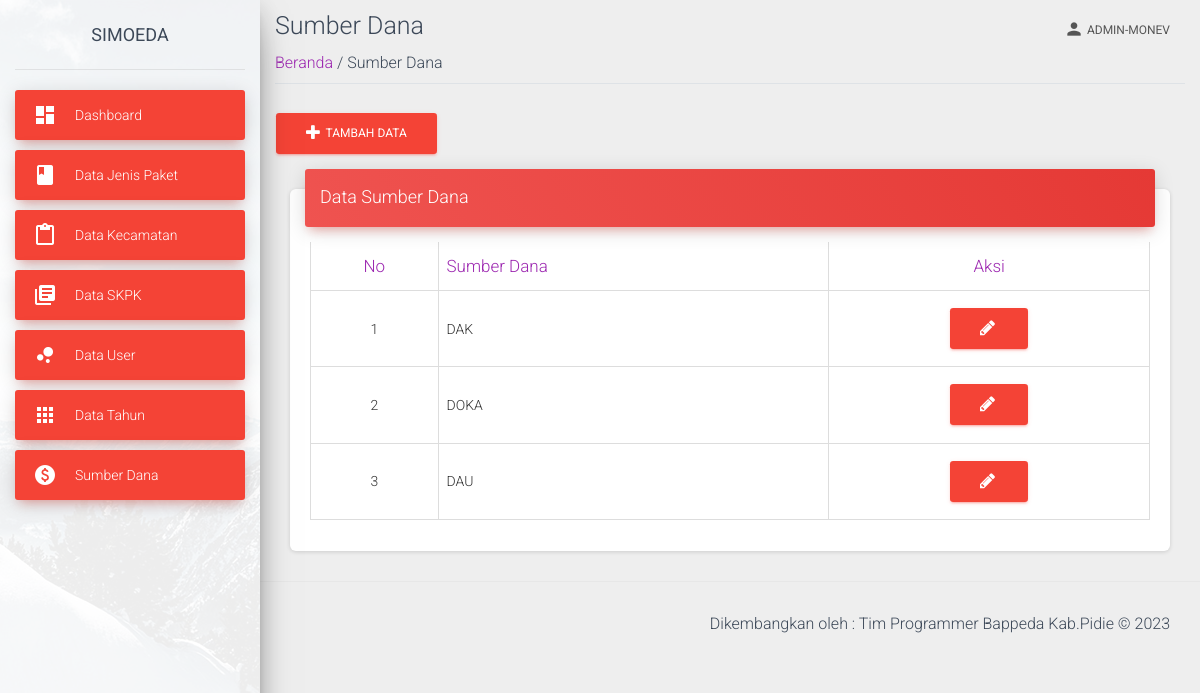
Screenshot of /view/sumber-dana.php (signed in) with the database file from the repository.
### tables this page shows
CREATE TABLE `sumber_dana` (
  `id_sumber_dana` int(11) NOT NULL,
  `sumber_dana` varchar(255) DEFAULT NULL
);

### view/sumber-dana.php (the view, shortened to what this page needs)
<?php
require('../view/template-atas-admin.php');
?>
<?php
require('../proses/koneksi.php');
?>
    <div class="container-fluid">
        <div class="title">
            <h3 class="text-gray-800 my-2">Sumber Dana</h3>
        </div>
        <div class="subtitle border-bottom mb-4 pb-2">
            <span class=""><a href="index">Beranda </a></span>
            <span class="text-grey"> / Sumber Dana</span>
        </div>
            <button type="button" class="btn btn-danger" data-toggle="modal" data-target="#exampleModal">
            <i class="fa fa-plus"></i>&nbsp;
                Tambah Data
            </button>
    <div class="content">
        <div class="container-fluid">
          <div class="row">
            <div class="col-md-12">
              <div class="card">
                <div class="card-header card-header-danger">
                  <h4 class="card-title "> Data Sumber Dana</h4>
                </div>
          <div class="card-body">
        <div class="table-responsive">
        <table id="myTable" class="table table-bordered"
                data-page-length="25">
                <thead class="text-primary">
                    <tr>
                        <th class="text-center">No</th>
                        <th>Sumber Dana</th>
                        <th class="text-center">Aksi</th>
                    </tr>
                </thead>
                <?php
                            $noUrut=1;
                            $data=mysqli_query($koneksi,"SELECT * FROM sumber_dana");
                            ?>
                <tbody id="dataTable">
                    <?php
                            while($d=mysqli_fetch_array($data)){
                            ?>
                    <tr>
                        <td class="text-center"><?php echo $noUrut++; ?></td>
                        <td><?php echo $d['sumber_dana']; ?></td>
                        <td class="text-center">
                                <button type="button" class="btn btn-danger" data-toggle="modal" data-target="#data<?php echo $d['id_sumber_dana']; ?>">
                                <i class="fa fa-pencil"></i>&nbsp;
                                </button>
                        </td>
                    </tr>
                    <?php
                            }
                        ?>
                </tbody>
            </table>
        </div>
    </div>
      </div>
        </div>
          </div>
            </div>
  </div>
    </div>
 <?php
require('../view/template-bawah-monev.php')
?>

### rows the page displays
sumber_dana: sumber_dana "DAK"
sumber_dana: sumber_dana "DOKA"
sumber_dana: sumber_dana "DAU"

### other values shown
$_SESSION['level'] "ADMIN-MONEV"
